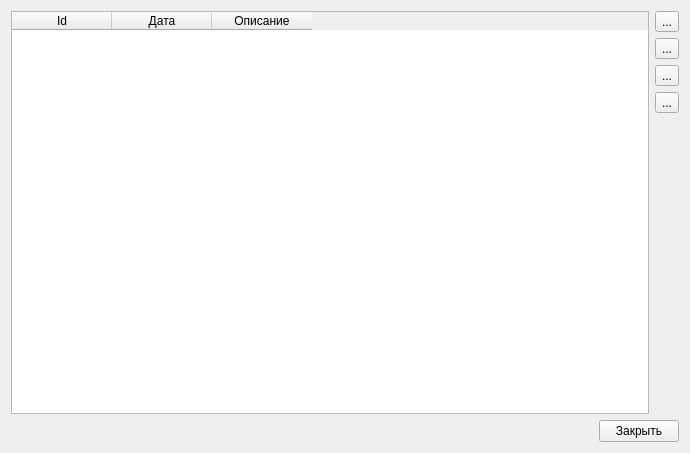
<?xml version="1.0" encoding="UTF-8"?>
<ui version="4.0">
 <class>ReceiptsForm</class>
 <widget class="QWidget" name="ReceiptsForm">
  <property name="geometry">
   <rect>
    <x>0</x>
    <y>0</y>
    <width>690</width>
    <height>453</height>
   </rect>
  </property>
  <property name="windowTitle">
   <string>Form</string>
  </property>
  <layout class="QVBoxLayout" name="verticalLayout_2">
   <item>
    <layout class="QHBoxLayout" name="horizontalLayout_2">
     <item>
      <widget class="QTableWidget" name="receiptsTable">
       <property name="editTriggers">
        <set>QAbstractItemView::NoEditTriggers</set>
       </property>
       <property name="selectionMode">
        <enum>QAbstractItemView::SingleSelection</enum>
       </property>
       <property name="selectionBehavior">
        <enum>QAbstractItemView::SelectRows</enum>
       </property>
       <property name="sortingEnabled">
        <bool>true</bool>
       </property>
       <attribute name="verticalHeaderVisible">
        <bool>false</bool>
       </attribute>
       <column>
        <property name="text">
         <string>Id</string>
        </property>
       </column>
       <column>
        <property name="text">
         <string>Дата</string>
        </property>
       </column>
       <column>
        <property name="text">
         <string>Описание</string>
        </property>
       </column>
      </widget>
     </item>
     <item>
      <layout class="QVBoxLayout" name="verticalLayout">
       <item>
        <widget class="QToolButton" name="updateButton">
         <property name="text">
          <string>...</string>
         </property>
         <property name="icon">
          <iconset resource="resource.qrc">
           <normaloff>:/icons/refresh.png</normaloff>:/icons/refresh.png</iconset>
         </property>
         <property name="iconSize">
          <size>
           <width>32</width>
           <height>32</height>
          </size>
         </property>
        </widget>
       </item>
       <item>
        <widget class="QToolButton" name="addButton">
         <property name="text">
          <string>...</string>
         </property>
         <property name="icon">
          <iconset resource="resource.qrc">
           <normaloff>:/icons/add.png</normaloff>:/icons/add.png</iconset>
         </property>
         <property name="iconSize">
          <size>
           <width>32</width>
           <height>32</height>
          </size>
         </property>
        </widget>
       </item>
       <item>
        <widget class="QToolButton" name="editButton">
         <property name="text">
          <string>...</string>
         </property>
         <property name="icon">
          <iconset resource="resource.qrc">
           <normaloff>:/icons/edit.png</normaloff>:/icons/edit.png</iconset>
         </property>
         <property name="iconSize">
          <size>
           <width>32</width>
           <height>32</height>
          </size>
         </property>
        </widget>
       </item>
       <item>
        <widget class="QToolButton" name="deleteButton">
         <property name="text">
          <string>...</string>
         </property>
         <property name="icon">
          <iconset resource="resource.qrc">
           <normaloff>:/icons/delete.png</normaloff>:/icons/delete.png</iconset>
         </property>
         <property name="iconSize">
          <size>
           <width>32</width>
           <height>32</height>
          </size>
         </property>
        </widget>
       </item>
       <item>
        <spacer name="verticalSpacer">
         <property name="orientation">
          <enum>Qt::Vertical</enum>
         </property>
         <property name="sizeHint" stdset="0">
          <size>
           <width>20</width>
           <height>40</height>
          </size>
         </property>
        </spacer>
       </item>
      </layout>
     </item>
    </layout>
   </item>
   <item>
    <layout class="QHBoxLayout" name="horizontalLayout">
     <item>
      <spacer name="horizontalSpacer">
       <property name="orientation">
        <enum>Qt::Horizontal</enum>
       </property>
       <property name="sizeHint" stdset="0">
        <size>
         <width>40</width>
         <height>20</height>
        </size>
       </property>
      </spacer>
     </item>
     <item>
      <widget class="QPushButton" name="closeButton">
       <property name="text">
        <string>Закрыть</string>
       </property>
      </widget>
     </item>
    </layout>
   </item>
  </layout>
 </widget>
 <resources>
  <include location="resource.qrc"/>
 </resources>
 <connections/>
</ui>
